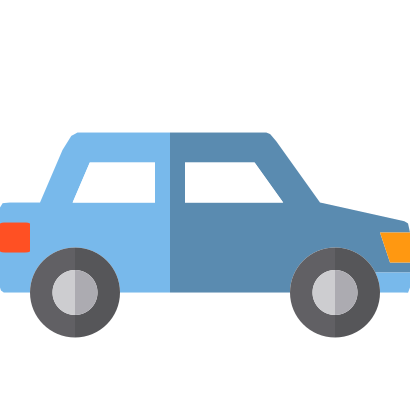

The script that drew this image:
from manimlib.imports import *
import os

class Car(SVGMobject):
    CONFIG = {
        "height": 1.5,
        "stroke_color": WHITE
        }

    index_names = {
        "rear": (0,),
        "front": (1,),
        "bump": (2,),
        "tire_light": (3, 7),
        "tire_shadow": (4, 8),
        "wheel_light": (5, 9),
        "wheel_shadow": (6, 10),
        "windows": (11, 12),
        "light1": (13,),
        "light2": (14,)
        
    }

    def __init__(self, **kwargs):
        svg_file = os.path.join(os.getcwd(), "assets", "car.svg")
        SVGMobject.__init__(self, file_name = svg_file, **kwargs)

        self.set_colors()

    def set_colors(self, opacity = 1, stroke_color = "#ddddff", stroke_opacity = 0, override = None):
        
        if override != None:
            self.set_fill(override, opacity = opacity)
            self.set_stroke(BLACK, opacity = 0)
            return None
        
        def flatten_index(*keys):
            indexes = []
            for k in keys:
                indexes += [*Italian_coffe.index_names[k]]
            return indexes

        for i in flatten_index("rear", "bump"):
            self.submobjects[i].set_fill("#78b9eb", opacity = opacity)

        for i in flatten_index("front"):
            self.submobjects[i].set_fill("#5a8bb0", opacity = opacity)

        for i in flatten_index("tire_light"):
            self.submobjects[i].set_fill("#616064", opacity = opacity)

        for i in flatten_index("tire_shadow"):
            self.submobjects[i].set_fill("#565659", opacity = opacity)

        for i in flatten_index("wheel_light"):
            self.submobjects[i].set_fill("#cdcdd0", opacity = opacity)

        for i in flatten_index("wheel_shadow"):
            self.submobjects[i].set_fill("#acabb1", opacity = opacity)

        for i in flatten_index("windows"):
            self.submobjects[i].set_fill("#ffffff", opacity = opacity)

        for i in flatten_index("light1"):
            self.submobjects[i].set_fill("#ff5023", opacity = opacity)

        for i in flatten_index("light2"):
            self.submobjects[i].set_fill("#ff9811", opacity = opacity)



        self.set_stroke(color = stroke_color, opacity = stroke_opacity)


 


        
